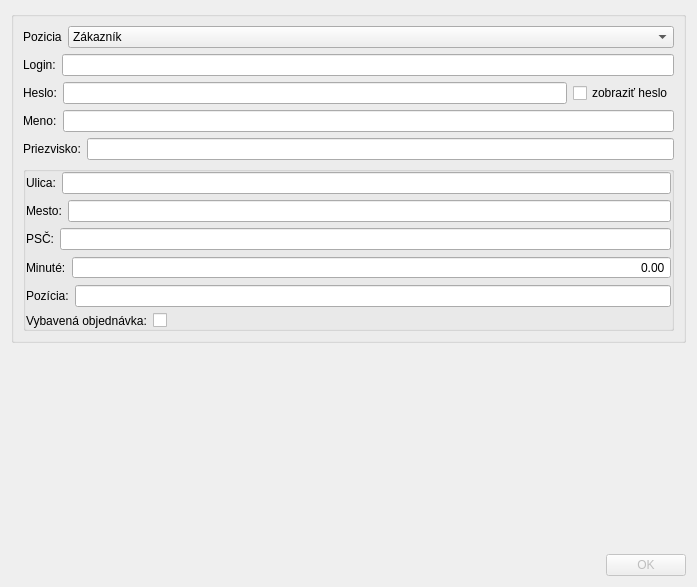
<?xml version="1.0" encoding="UTF-8"?>
<ui version="4.0">
 <class>NovyPouzDialog</class>
 <widget class="QDialog" name="NovyPouzDialog">
  <property name="geometry">
   <rect>
    <x>0</x>
    <y>0</y>
    <width>697</width>
    <height>587</height>
   </rect>
  </property>
  <property name="windowTitle">
   <string>Nový používateľ - Lekáreň Mint</string>
  </property>
  <property name="windowIcon">
   <iconset>
    <normaloff>mint.ico</normaloff>mint.ico</iconset>
  </property>
  <layout class="QVBoxLayout" name="verticalLayout">
   <item>
    <widget class="QGroupBox" name="groupBox">
     <property name="minimumSize">
      <size>
       <width>300</width>
       <height>0</height>
      </size>
     </property>
     <property name="title">
      <string/>
     </property>
     <layout class="QVBoxLayout" name="verticalLayout_2">
      <item>
       <layout class="QFormLayout" name="formLayout_13">
        <item row="0" column="0">
         <widget class="QLabel" name="label_13">
          <property name="text">
           <string>Pozicia</string>
          </property>
         </widget>
        </item>
        <item row="0" column="1">
         <widget class="QComboBox" name="index">
          <property name="layoutDirection">
           <enum>Qt::LeftToRight</enum>
          </property>
          <item>
           <property name="text">
            <string>Zákazník</string>
           </property>
          </item>
          <item>
           <property name="text">
            <string>Zamestnanec</string>
           </property>
          </item>
          <item>
           <property name="text">
            <string>Admin</string>
           </property>
          </item>
         </widget>
        </item>
       </layout>
      </item>
      <item>
       <layout class="QFormLayout" name="formLayout">
        <item row="0" column="0">
         <widget class="QLabel" name="label">
          <property name="text">
           <string>Login:</string>
          </property>
         </widget>
        </item>
        <item row="0" column="1">
         <widget class="QLineEdit" name="login"/>
        </item>
       </layout>
      </item>
      <item>
       <layout class="QHBoxLayout" name="horizontalLayout">
        <item>
         <widget class="QLabel" name="label_2">
          <property name="text">
           <string>Heslo:</string>
          </property>
         </widget>
        </item>
        <item>
         <widget class="QLineEdit" name="heslo">
          <property name="echoMode">
           <enum>QLineEdit::Password</enum>
          </property>
         </widget>
        </item>
        <item>
         <widget class="QCheckBox" name="zobrazHeslo">
          <property name="text">
           <string>zobraziť heslo</string>
          </property>
         </widget>
        </item>
       </layout>
      </item>
      <item>
       <layout class="QFormLayout" name="formLayout_3">
        <item row="0" column="0">
         <widget class="QLabel" name="label_3">
          <property name="text">
           <string>Meno:</string>
          </property>
         </widget>
        </item>
        <item row="0" column="1">
         <widget class="QLineEdit" name="meno"/>
        </item>
       </layout>
      </item>
      <item>
       <layout class="QFormLayout" name="formLayout_4">
        <item row="0" column="0">
         <widget class="QLabel" name="label_4">
          <property name="text">
           <string>Priezvisko:</string>
          </property>
         </widget>
        </item>
        <item row="0" column="1">
         <widget class="QLineEdit" name="priezvisko"/>
        </item>
       </layout>
      </item>
      <item>
       <widget class="QGroupBox" name="notAdmin">
        <property name="title">
         <string/>
        </property>
        <property name="flat">
         <bool>false</bool>
        </property>
        <layout class="QVBoxLayout" name="verticalLayout_3">
         <property name="sizeConstraint">
          <enum>QLayout::SetDefaultConstraint</enum>
         </property>
         <property name="leftMargin">
          <number>0</number>
         </property>
         <property name="topMargin">
          <number>0</number>
         </property>
         <property name="rightMargin">
          <number>0</number>
         </property>
         <property name="bottomMargin">
          <number>0</number>
         </property>
         <item>
          <layout class="QFormLayout" name="formLayout_12">
           <item row="0" column="0">
            <widget class="QLabel" name="label_12">
             <property name="text">
              <string>Ulica:</string>
             </property>
            </widget>
           </item>
           <item row="0" column="1">
            <widget class="QLineEdit" name="ulica"/>
           </item>
          </layout>
         </item>
         <item>
          <layout class="QFormLayout" name="formLayout_10">
           <item row="0" column="0">
            <widget class="QLabel" name="label_10">
             <property name="text">
              <string>Mesto:</string>
             </property>
            </widget>
           </item>
           <item row="0" column="1">
            <widget class="QLineEdit" name="mesto"/>
           </item>
          </layout>
         </item>
         <item>
          <layout class="QFormLayout" name="formLayout_11">
           <item row="0" column="0">
            <widget class="QLabel" name="label_11">
             <property name="text">
              <string>PSČ:</string>
             </property>
            </widget>
           </item>
           <item row="0" column="1">
            <widget class="QLineEdit" name="psc">
             <property name="maxLength">
              <number>5</number>
             </property>
            </widget>
           </item>
          </layout>
         </item>
         <item>
          <layout class="QFormLayout" name="formLayout_9">
           <item row="0" column="0">
            <widget class="QLabel" name="label_9">
             <property name="text">
              <string>Minuté:</string>
             </property>
            </widget>
           </item>
           <item row="0" column="1">
            <widget class="QDoubleSpinBox" name="minute">
             <property name="alignment">
              <set>Qt::AlignRight|Qt::AlignTrailing|Qt::AlignVCenter</set>
             </property>
             <property name="buttonSymbols">
              <enum>QAbstractSpinBox::NoButtons</enum>
             </property>
             <property name="maximum">
              <double>99999999.000000000000000</double>
             </property>
            </widget>
           </item>
          </layout>
         </item>
         <item>
          <layout class="QFormLayout" name="formLayout_14">
           <item row="0" column="0">
            <widget class="QLabel" name="label_14">
             <property name="text">
              <string>Pozícia:</string>
             </property>
            </widget>
           </item>
           <item row="0" column="1">
            <widget class="QLineEdit" name="pozicia"/>
           </item>
          </layout>
         </item>
         <item>
          <layout class="QFormLayout" name="formLayout_5">
           <item row="0" column="0">
            <widget class="QLabel" name="label_5">
             <property name="text">
              <string>Vybavená objednávka:</string>
             </property>
            </widget>
           </item>
           <item row="0" column="1">
            <widget class="QCheckBox" name="vybaveny">
             <property name="sizePolicy">
              <sizepolicy hsizetype="Fixed" vsizetype="Fixed">
               <horstretch>0</horstretch>
               <verstretch>0</verstretch>
              </sizepolicy>
             </property>
             <property name="cursor">
              <cursorShape>PointingHandCursor</cursorShape>
             </property>
             <property name="text">
              <string/>
             </property>
             <property name="checkable">
              <bool>true</bool>
             </property>
            </widget>
           </item>
          </layout>
         </item>
        </layout>
       </widget>
      </item>
     </layout>
    </widget>
   </item>
   <item>
    <spacer name="verticalSpacer_2">
     <property name="orientation">
      <enum>Qt::Vertical</enum>
     </property>
     <property name="sizeHint" stdset="0">
      <size>
       <width>20</width>
       <height>40</height>
      </size>
     </property>
    </spacer>
   </item>
   <item>
    <widget class="QDialogButtonBox" name="OkButton">
     <property name="enabled">
      <bool>false</bool>
     </property>
     <property name="orientation">
      <enum>Qt::Horizontal</enum>
     </property>
     <property name="standardButtons">
      <set>QDialogButtonBox::Ok</set>
     </property>
     <property name="centerButtons">
      <bool>false</bool>
     </property>
    </widget>
   </item>
  </layout>
 </widget>
 <tabstops>
  <tabstop>index</tabstop>
  <tabstop>login</tabstop>
  <tabstop>heslo</tabstop>
  <tabstop>zobrazHeslo</tabstop>
  <tabstop>meno</tabstop>
  <tabstop>priezvisko</tabstop>
  <tabstop>ulica</tabstop>
  <tabstop>mesto</tabstop>
  <tabstop>psc</tabstop>
  <tabstop>minute</tabstop>
  <tabstop>pozicia</tabstop>
  <tabstop>vybaveny</tabstop>
 </tabstops>
 <resources/>
 <connections>
  <connection>
   <sender>OkButton</sender>
   <signal>accepted()</signal>
   <receiver>NovyPouzDialog</receiver>
   <slot>accept()</slot>
   <hints>
    <hint type="sourcelabel">
     <x>277</x>
     <y>575</y>
    </hint>
    <hint type="destinationlabel">
     <x>157</x>
     <y>274</y>
    </hint>
   </hints>
  </connection>
  <connection>
   <sender>OkButton</sender>
   <signal>rejected()</signal>
   <receiver>NovyPouzDialog</receiver>
   <slot>reject()</slot>
   <hints>
    <hint type="sourcelabel">
     <x>328</x>
     <y>575</y>
    </hint>
    <hint type="destinationlabel">
     <x>286</x>
     <y>274</y>
    </hint>
   </hints>
  </connection>
 </connections>
</ui>
